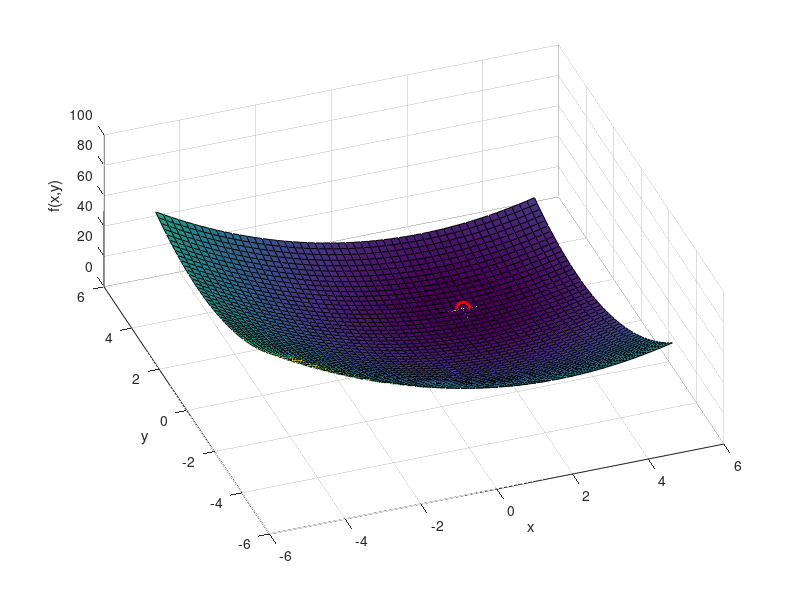
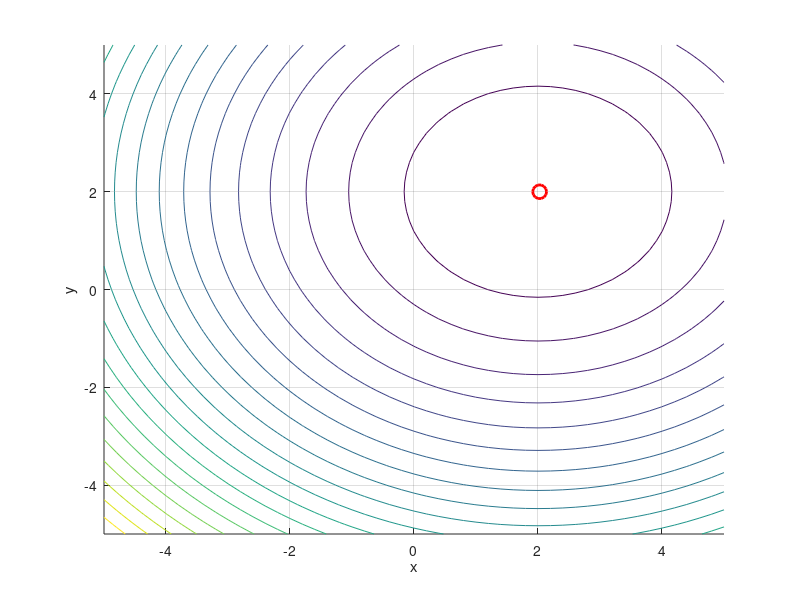

The MATLAB script that drew these images, in order:
clear all
close all
clc
 

%% Funcion 1 Busqueda Aleatoria

##f = @(x,y) x.*exp(-x.^2-y.^2);        
##fg = 0.42888; xg = 0.70711; yg = 0;
##
##xl = -2;
##xu = 2;
##
##yl = -2;
##yu = 2;
##
##fb = 999;
##xb = 0;
##yb = 0;
##
##for i=0:10000    
##  x = xl + (xu - xl)*rand;
##  y = yl + (yu - yl)*rand;
##  fv = x*(exp(1).^(-x.^2-y.^2));
##  if (fv < fb)
##    fb = fv;
##    xb = x;
##    yb = y;
##    end
##end
##
##[x,y] = meshgrid(xl:0.2:xu,yl:0.2:yu); 
##z = f(x,y);
##
##figure
##hold on
##grid on
##surf(x,y,z)
##plot3(xb,yb,fb,'ro','LineWidth',2,'MarkerSize',10)
##xlabel('x')
##ylabel('y')
##zlabel('f(x,y)')
##view([-20,60])
##
##figure
##hold on
##grid on
##contour(x,y,z,20)
##plot(xb,yb,'ro','LineWidth',2,'MarkerSize',10)
##xlabel('x')
##ylabel('y')
##zlabel('f(x,y)')

%% Funcion 2 Busqueda Aleatoria

 f = @(x,y) (x-2).^2 + (y-2).^2; 
 fg = 0; xg = [2,2];
 
 xl = -5;
 xu = 5;
 
 yl = -5;
 yu = 5;
 
 fb = 999;
 xb = 0;
 yb = 0;
 
 for i=0:10000    
   x = xl + (xu - xl)*rand;
   y = yl + (yu - yl)*rand;
   fv = (x-2).^2 + (y-2).^2;
   if (fv < fb)
     fb = fv;
     xb = x;
     yb = y;
     end
 end
 
 [x,y] = meshgrid(xl:0.2:xu,yl:0.2:yu); 
 z = f(x,y);
 
 figure
 hold on
 grid on
 surf(x,y,z)
 plot3(xb,yb,fb,'ro','LineWidth',2,'MarkerSize',10)
 xlabel('x')
 ylabel('y')
 zlabel('f(x,y)')
 view([-20,60])
 
 figure
 hold on
 grid on
 contour(x,y,z,20)
 plot(xb,yb,'ro','LineWidth',2,'MarkerSize',10)
 xlabel('x')
 ylabel('y')
 zlabel('f(x,y)')
  
 xb
 yb
 fb
## 
##%% Funcion 1 Gradiente Descendiente
##
##f = @(x,y) x.*exp(-x.^2-y.^2);        
##fg = 0.42888; xg = 0.70711; yg = 0;
##
##xl = -2;
##xu = 4;
##
##yl = -2;
##yu = 2;
##
##x = 1;
##y = 0;
##h = 0.1;
##
##dx = 0.01;
##dy = 0.01;
##
##for i=0:10000    
##
##x = x - h*(f(x + 0.5*dx, y) - f(x - 0.5*dx, y))/dx;
##y = y - h*(f(x, y + 0.5*dy) - f(x, y - 0.5*dy))/dy;
##
##end
##
##[xp,yp] = meshgrid(xl:0.2:xu,yl:0.2:yu); 
##zp = f(xp,yp);
##
##figure
##hold on
##grid on
##surf(xp,yp,zp)
##plot3(x,y,f(x,y),'ro','LineWidth',2,'MarkerSize',10)
##xlabel('x')
##ylabel('y')
##zlabel('f(x,y)')
##view([-20,60])
##
##figure
##hold on
##grid on
##contour(xp,yp,zp,20)
##plot(x,y,'ro','LineWidth',2,'MarkerSize',10)
##xlabel('x')
##ylabel('y')
##zlabel('f(x,y)')
##
##%% Funcion 2 Gradiente Descendiente
##
## f = @(x,y) (x-2).^2 + (y-2).^2;        
## fg = 0.42888; xg = 0.70711; yg = 0;
## 
## xl = -4;
## xu = 4;
## 
## yl = -4;
## yu = 4;
## 
## x = 3000;
## y = 0;
## h = 0.1;
## 
## dx = 0.01;
## dy = 0.01;
## 
## for i=0:10000    
## 
## x = x - h*(f(x + 0.5*dx, y) - f(x - 0.5*dx, y))/dx;
## y = y - h*(f(x, y + 0.5*dy) - f(x, y - 0.5*dy))/dy;
## 
## end
## 
## [xp,yp] = meshgrid(xl:0.2:xu,yl:0.2:yu); 
## zp = f(xp,yp);
## 
## figure
## hold on
## grid on
## surf(xp,yp,zp)
## plot3(x,y,f(x,y),'ro','LineWidth',2,'MarkerSize',10)
## xlabel('x')
## ylabel('y')
## zlabel('f(x,y)')
## view([-20,60])
## 
## figure
## hold on
## grid on
## contour(xp,yp,zp,20)
## plot(x,y,'ro','LineWidth',2,'MarkerSize',10)
## xlabel('x')
## ylabel('y')
## zlabel('f(x,y)')
%   
## x
## y
## f(x,y)